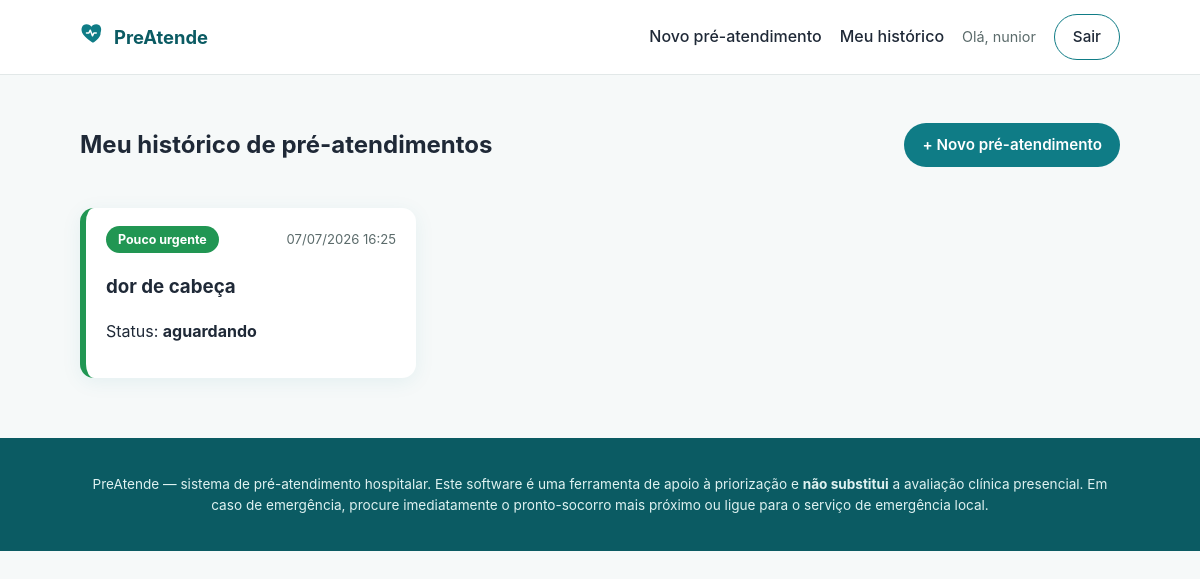
/minhas-triagens (signed in), run on the app's committed database.
### app/models.py (models this page shows, shortened)
class User(db.Model, UserMixin):
    __tablename__ = "usuarios"
    id = db.Column(db.String(36), primary_key=True, default=gerar_uuid)
    nome = db.Column(db.String(120), nullable=False)
    email = db.Column(db.String(150), unique=True, nullable=False, index=True)
    senha_hash = db.Column(db.String(255), nullable=False)
    papel = db.Column(db.String(20), nullable=False, default="paciente")
    ativo = db.Column(db.Boolean, default=True, nullable=False)
    criado_em = db.Column(db.DateTime, default=datetime.utcnow)
    triagens = db.relationship(
        "Triagem", back_populates="paciente", foreign_keys="Triagem.paciente_id"
    )
    def is_profissional(self):
        return self.papel in ("profissional", "admin")

class Triagem(db.Model):
    __tablename__ = "triagens"
    id = db.Column(db.String(36), primary_key=True, default=gerar_uuid)
    paciente_id = db.Column(db.String(36), db.ForeignKey("usuarios.id"), nullable=False)
    queixa_principal = db.Column(db.String(255), nullable=False)
    sintomas = db.Column(db.Text, nullable=True)  # texto livre, sintomas relatados
    escala_dor = db.Column(db.Integer, nullable=False, default=0)  # 0 a 10
    pressao_sistolica = db.Column(db.Integer, nullable=True)
    pressao_diastolica = db.Column(db.Integer, nullable=True)
    frequencia_cardiaca = db.Column(db.Integer, nullable=True)
    frequencia_respiratoria = db.Column(db.Integer, nullable=True)
    temperatura = db.Column(db.Float, nullable=True)
    saturacao_o2 = db.Column(db.Integer, nullable=True)
    sinais_gravidade = db.Column(db.Text, nullable=True)  # ex.: "sangramento;falta_de_ar"
    classificacao_cor = db.Column(db.String(20), nullable=False, default="verde")
    pontuacao_risco = db.Column(db.Integer, nullable=False, default=0)
    motivo_classificacao = db.Column(db.Text, nullable=True)
    status = db.Column(db.String(20), nullable=False, default="aguardando")
    atendido_por_id = db.Column(db.String(36), db.ForeignKey("usuarios.id"), nullable=True)
    observacoes_profissional = db.Column(db.Text, nullable=True)
    criado_em = db.Column(db.DateTime, default=datetime.utcnow, index=True)
    atualizado_em = db.Column(db.DateTime, default=datetime.utcnow, onupdate=datetime.utcnow)
    paciente = db.relationship("User", back_populates="triagens", foreign_keys=[paciente_id])
    profissional = db.relationship("User", foreign_keys=[atendido_por_id])
    def info_prioridade(self):
        return CORES_PRIORIDADE.get(self.classificacao_cor, CORES_PRIORIDADE["verde"])

### app/web/routes.py (the view)
@web_bp.route("/minhas-triagens")
@login_required
def minhas_triagens():
    triagens = (
        Triagem.query.filter_by(paciente_id=current_user.id)
        .order_by(Triagem.criado_em.desc())
        .all()
    )
    return render_template("minhas_triagens.html", triagens=triagens)

### app/templates/minhas_triagens.html (shortened to what this page needs)
{% extends "base.html" %}
{% block conteudo %}
<section class="cabecalho-pagina">
    <h1>Meu histórico de pré-atendimentos</h1>
    <a href="{{ url_for('web.nova_triagem') }}" class="botao botao--primario">+ Novo pré-atendimento</a>
</section>
{% if triagens %}
<div class="lista-cartoes">
    {% for t in triagens %}
    <a href="{{ url_for('web.detalhe_triagem', triagem_id=t.id) }}" class="cartao-triagem cartao-triagem--{{ t.classificacao_cor }}">
        <div class="cartao-triagem__topo">
            <span class="etiqueta-cor etiqueta-cor--{{ t.classificacao_cor }}">{{ t.info_prioridade().label }}</span>
            <span class="cartao-triagem__data">{{ t.criado_em.strftime('%d/%m/%Y %H:%M') }}</span>
        </div>
        <h3>{{ t.queixa_principal }}</h3>
        <p>Status: <strong>{{ t.status.replace('_', ' ') }}</strong></p>
    </a>
    {% endfor %}
</div>
{% else %}
<p class="texto-suave">Você ainda não registrou nenhum pré-atendimento.</p>
{% endif %}
{% endblock %}

### app/templates/base.html (shortened to what this page needs)
<!DOCTYPE html>
<html lang="pt-BR">
<head>
    <link rel="stylesheet" href="{{ url_for('static', filename='css/style.css') }}">
</head>
<body>
    <header class="topo">
        <div class="container topo__conteudo">
            <a href="{{ url_for('web.index') }}" class="marca">
                <span class="marca__icone" aria-hidden="true">
                </span>
                PreAtende
            </a>
            <nav class="nav-principal">
                {% if current_user.is_authenticated %}
                    {% if current_user.is_profissional() %}
                        <a href="{{ url_for('web.fila') }}">Fila de atendimento</a>
                    {% else %}
                        <a href="{{ url_for('web.nova_triagem') }}">Novo pré-atendimento</a>
                        <a href="{{ url_for('web.minhas_triagens') }}">Meu histórico</a>
                    {% endif %}
                    <span class="nav-usuario">Olá, {{ current_user.nome.split(' ')[0] }}</span>
                    <a href="{{ url_for('auth.logout') }}" class="botao botao--fantasma">Sair</a>
                {% else %}
                    <a href="{{ url_for('auth.login') }}">Entrar</a>
                    <a href="{{ url_for('auth.registrar') }}" class="botao botao--primario">Criar conta</a>
                {% endif %}
            </nav>
        </div>
    </header>
    <main class="container conteudo-principal">
        {% block conteudo %}{% endblock %}
    </main>
    <footer class="rodape">
        <div class="container">
            <p>PreAtende — sistema de pré-atendimento hospitalar. Este software é uma ferramenta de apoio à
            priorização e <strong>não substitui</strong> a avaliação clínica presencial. Em caso de emergência,
            procure imediatamente o pronto-socorro mais próximo ou ligue para o serviço de emergência local.</p>
        </div>
    </footer>
</body>
</html>

### app/static/css/style.css (style rules this page uses)
:root { --cor-primaria: #0f7c86; --cor-primaria-escura: #0b5b63; --cor-primaria-clara: #e6f5f4; --cor-fundo: #f6f9f9; --cor-texto: #1f2937; --cor-texto-suave: #5b6b6b; --cor-borda: #e2e8e8; --cor-branco: #ffffff; --cor-vermelho: #d7263d; --cor-laranja: #f2994a; --cor-amarelo: #e0b400; --cor-verde: #219653; --cor-azul: #2f80ed; --raio: 14px; --sombra: 0 4px 20px rgba(15, 124, 134, 0.08); --fonte: -apple-system, BlinkMacSystemFont, "Segoe UI", Roboto, Helvetica, Arial, sans-serif; }
* { box-sizing: border-box; }
body { margin: 0; font-family: var(--fonte); background: var(--cor-fundo); color: var(--cor-texto); line-height: 1.55; }
.container { max-width: 1080px; margin: 0 auto; padding: 0 20px; }
.topo { background: var(--cor-branco); border-bottom: 1px solid var(--cor-borda); position: sticky; top: 0; z-index: 10; }
.topo__conteudo { display: flex; align-items: center; justify-content: space-between; padding: 14px 20px; }
.marca { display: flex; align-items: center; gap: 8px; font-weight: 700; font-size: 1.15rem; color: var(--cor-primaria-escura); text-decoration: none; }
.nav-principal { display: flex; align-items: center; gap: 18px; flex-wrap: wrap; }
.nav-principal a { color: var(--cor-texto); text-decoration: none; font-weight: 500; }
.nav-usuario { color: var(--cor-texto-suave); font-size: 0.9rem; }
.botao { display: inline-block; padding: 10px 18px; border-radius: 999px; font-weight: 600; text-decoration: none; cursor: pointer; border: none; font-size: 0.95rem; transition: transform 0.05s ease, box-shadow 0.15s ease; }
.botao--primario { background: var(--cor-primaria); color: var(--cor-branco); }
.botao--fantasma { background: transparent; color: var(--cor-primaria-escura); border: 1.5px solid var(--cor-primaria); }
.conteudo-principal { padding: 32px 20px 60px; }
.cabecalho-pagina { display: flex; justify-content: space-between; align-items: center; flex-wrap: wrap; gap: 14px; margin-bottom: 24px; }
.lista-cartoes { display: grid; grid-template-columns: repeat(auto-fill, minmax(260px, 1fr)); gap: 16px; }
.cartao-triagem { display: block; background: var(--cor-branco); border-radius: var(--raio); padding: 18px 20px; box-shadow: var(--sombra); text-decoration: none; color: var(--cor-texto); border-left: 6px solid var(--cor-borda); }
.cartao-triagem--verde { border-left-color: var(--cor-verde); }
.cartao-triagem__topo { display: flex; justify-content: space-between; align-items: center; margin-bottom: 8px; }
.cartao-triagem__data { font-size: 0.82rem; color: var(--cor-texto-suave); }
.etiqueta-cor { display: inline-block; padding: 4px 12px; border-radius: 999px; font-size: 0.78rem; font-weight: 700; color: var(--cor-branco); }
.etiqueta-cor--verde { background: var(--cor-verde); }
.rodape { background: var(--cor-primaria-escura); color: #dff2f1; padding: 22px 0; font-size: 0.85rem; text-align: center; }

### data on the page
User: nome "nunior"
Triagem: info_prioridade "Pouco urgente", criado_em "07/07/2026 16:25", queixa_principal "dor de cabeça", status.replace "aguardando"
